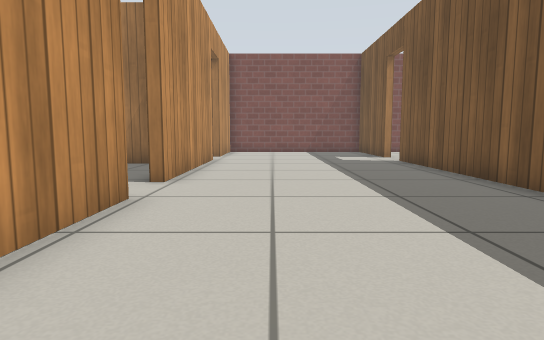
View 1 (above)

23 first-person views from a walk through a Gazebo world. The camera is 0.5 m above the floor, tilts 6° down and sees 75° across. The floor is counted in squares, 0.5 m on a side. Each view is taken from the middle of a square. On the plan, view 1 faces up. The plan holds only what a view shows up to about 13 squares ahead; the rest is blank. Robots are left out. Gazebo's built-in surfaces are drawn with simple patterns. Simple shapes stand in for some stock models.

View 2
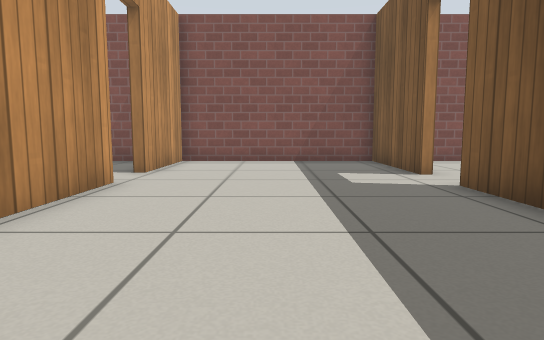

View 3
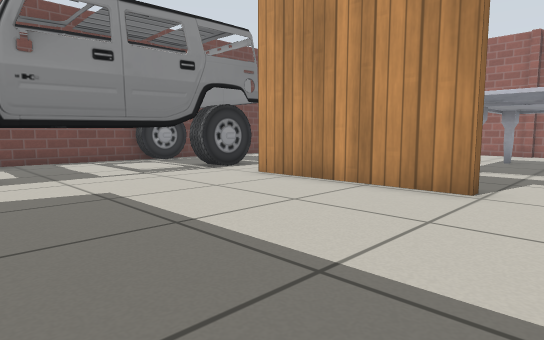

View 4
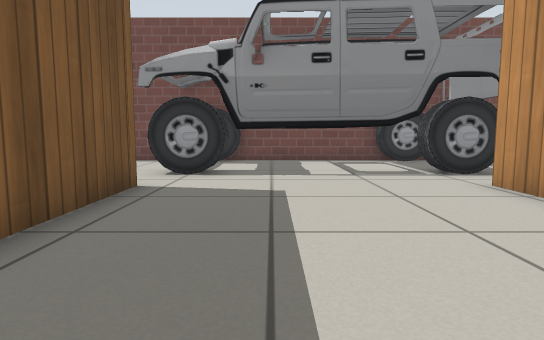

View 5
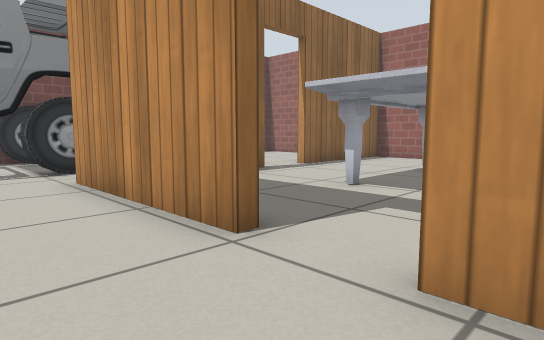

View 6
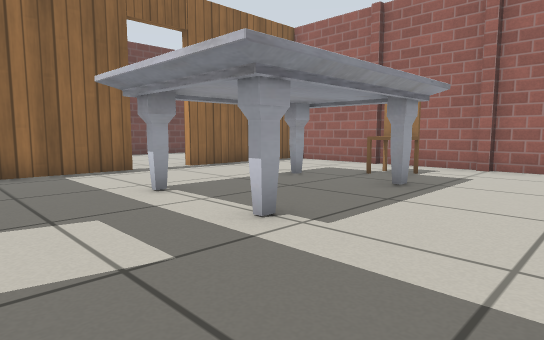

View 7
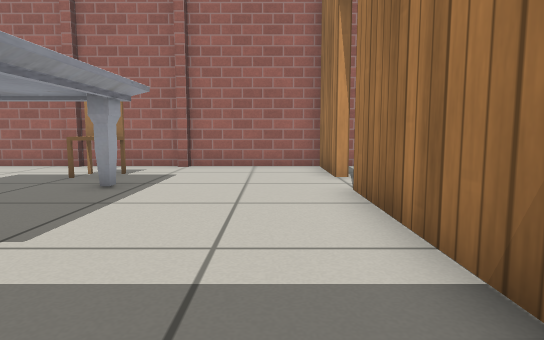

View 8
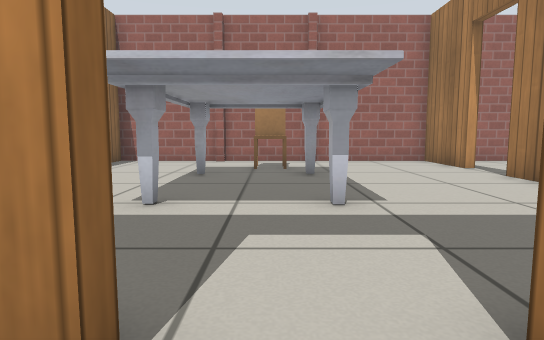

View 9
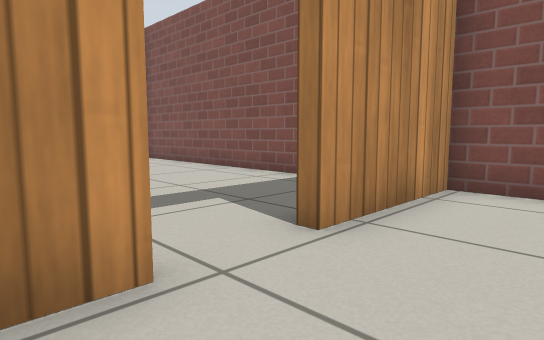

View 10
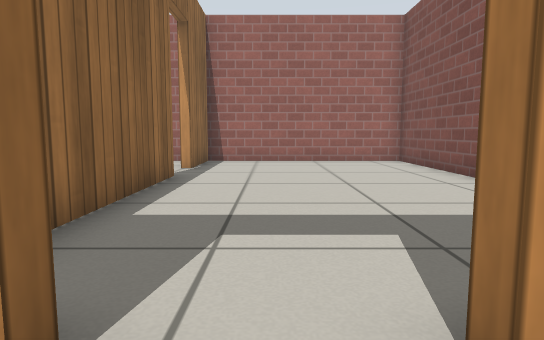

View 11
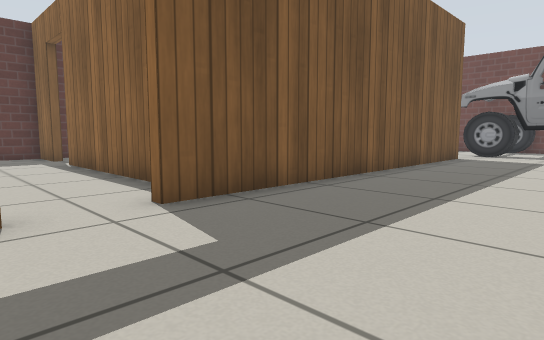

View 12
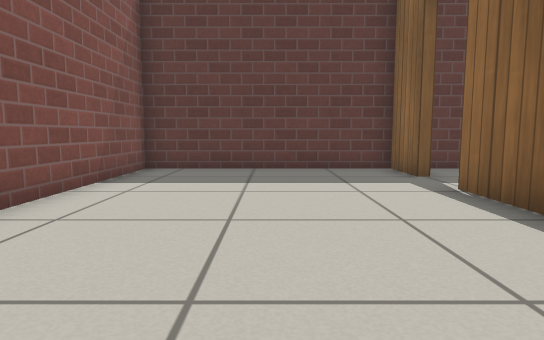

View 13
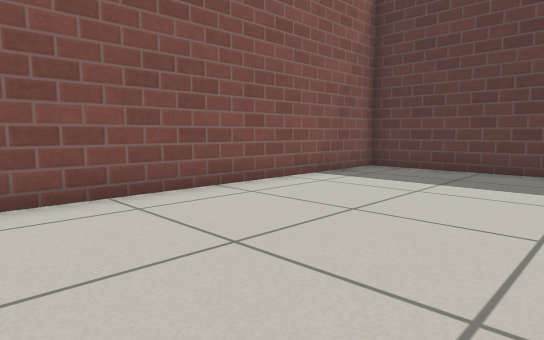

View 14
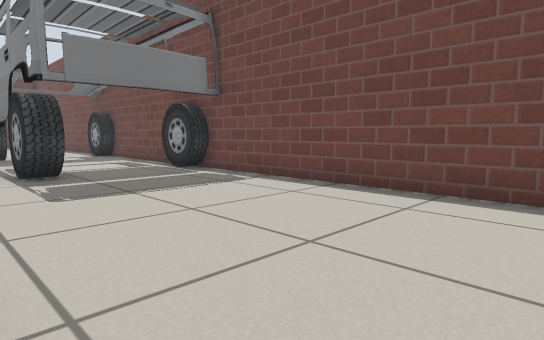

View 15
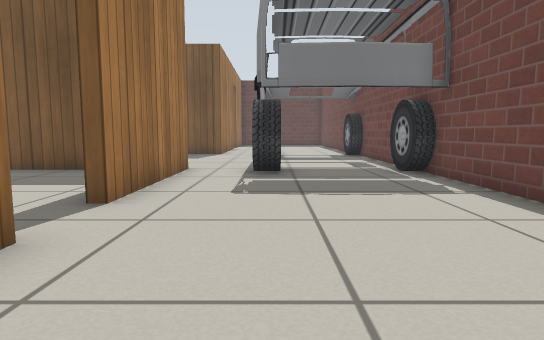

View 16
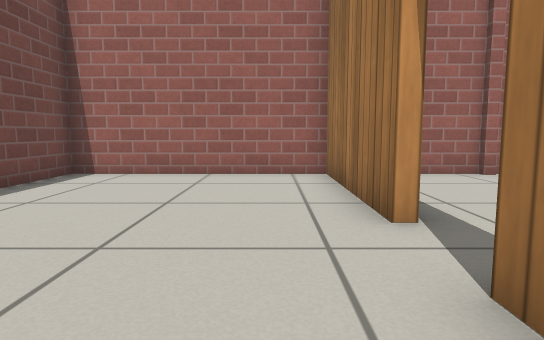

View 17
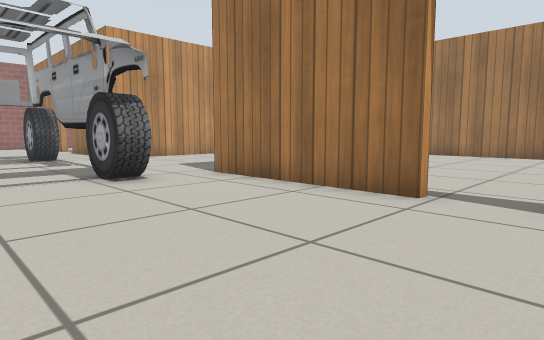

View 18
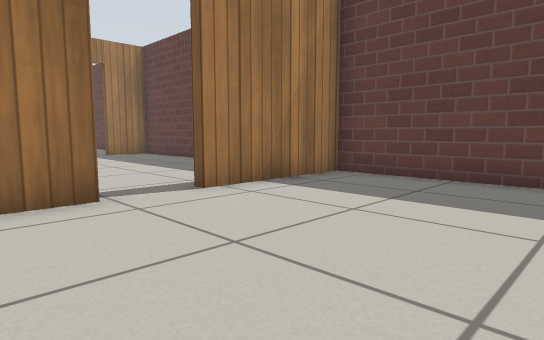

View 19
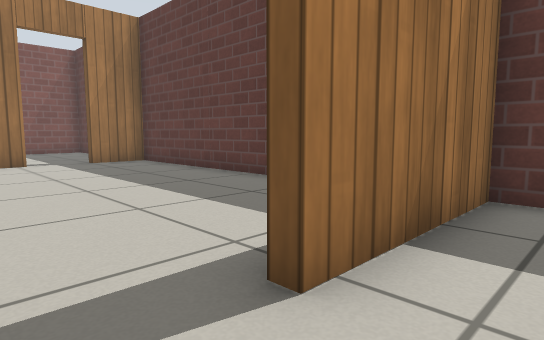

View 20
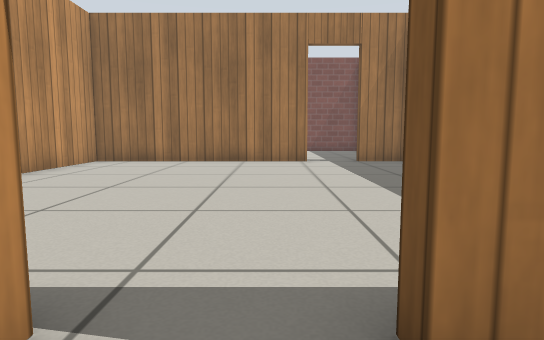

View 21
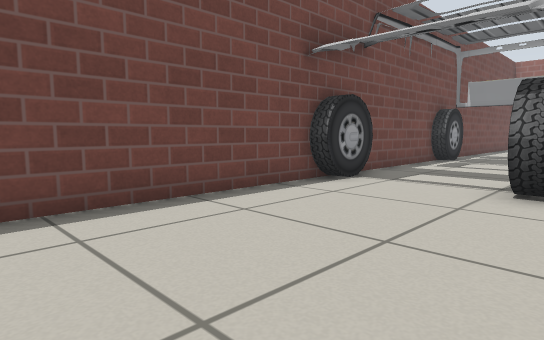

View 22
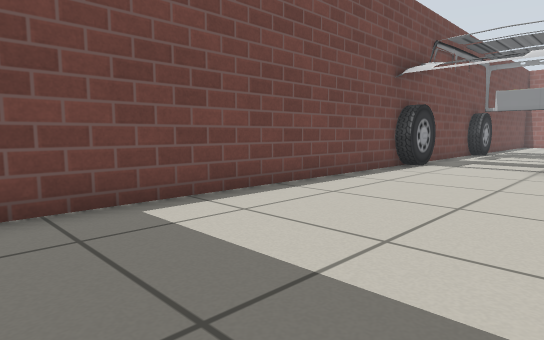

View 23
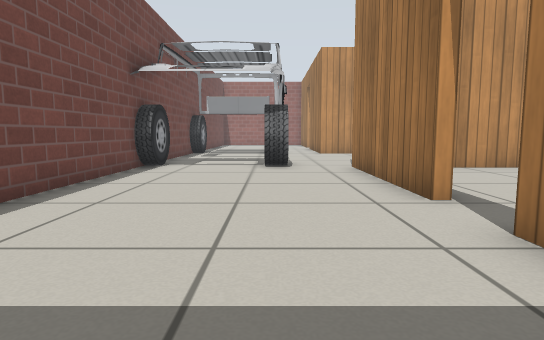

### Floor plan
Key: @ floor where view 1 was taken; # wall or solid block; . floor; D open door; T marble table; C car; H chair.
Columns run from 14 left of view 1 to 16 right of it. Each row starts with its distance up from view 1.
 19 ###############################
 18 #.......... #......# .........#
 17 #...........#......#..........#
 16 #...........#......#..........#
 15 #...........#......#..........#
 14 #...........D......D..........#
 13 #...........D......D..........#
 12 ###DD########......########DD##
 11 #...D...... #......#.......D..#
 10 #...........#......#..........#
  9 #...........#......#..........#
  8 #...........#......#..........#
  7 #...TTTTTT..D......#..........#
  6 #..HTTTTTT..D......#..........#
  5 #...TTTTTT..#......#..........#
  4 #...TTTTTT..#......#..........
  3 #...........#......#.........
  2 #...........#......#........
  1 ######DD#####......#####DD#####
  0 #.....DD......@.........DD....#
 -1 #.............................#
 -2 #.........CCCCCCCCCC..........#
 -3 #.........CCCCCCCCCC..........#
 -4 #.........CCCCCCCCCC..........#
 -5 #.........CCCCCCCCCC..........
 -6 ###########CCCCCCCC##########

Where each view was taken, in squares from view 1:
view 1: 0 up, 0 right, facing up
view 2: 6 up, 1 right, facing up
view 3: 7 up, 4 right, facing down-left
view 4: 7 up, 2 right, facing down
view 5: 8 up, 0 right, facing down-left
view 6: 10 up, 3 left, facing down-left
view 7: 10 up, 3 left, facing left
view 8: 6 up, 1 left, facing left
view 9: 12 up, 0 right, facing up-left
view 10: 14 up, 1 left, facing left
view 11: 15 up, 0 right, facing down-right
view 12: 15 up, 6 right, facing right
view 13: 13 up, 6 right, facing up-right
view 14: 0 up, 12 left, facing down-right
view 15: 2 down, 12 left, facing right
view 16: 1 down, 5 left, facing left
view 17: 5 down, 12 right, facing up-left
view 18: 5 down, 8 right, facing up-right
view 19: 1 down, 10 right, facing up-right
view 20: 1 down, 11 right, facing up
view 21: 1 down, 11 right, facing down-left
view 22: 1 down, 15 right, facing down-left
view 23: 2 down, 15 right, facing left
